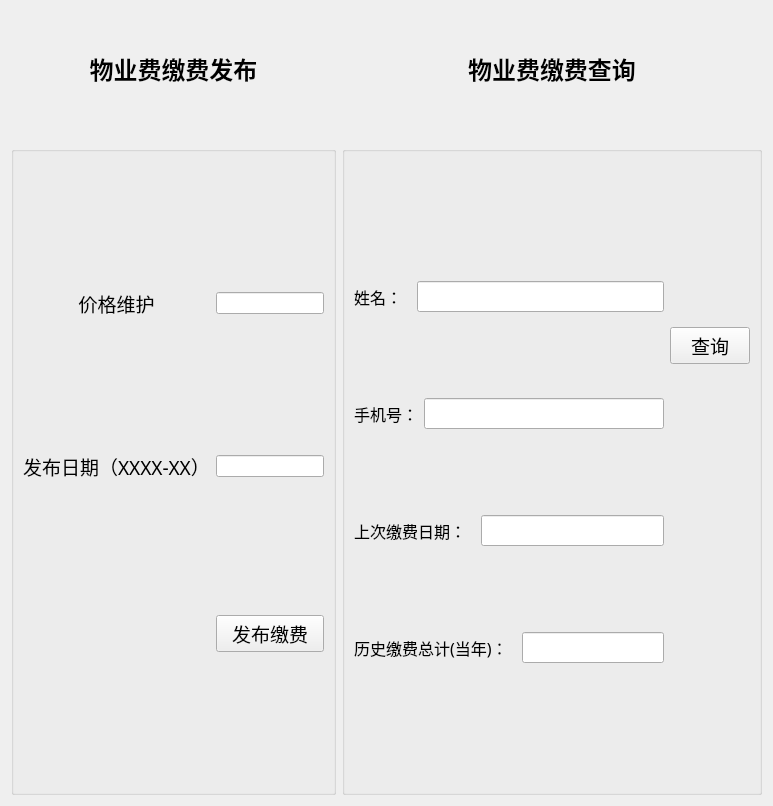
        <widget class="QWidget" name="tab_2">
         <attribute name="title">
          <string>物业收费管理</string>
         </attribute>
         <layout class="QGridLayout" name="gridLayout_3">
          <item row="1" column="1">
           <widget class="QGroupBox" name="groupBox_8">
            <property name="title">
             <string/>
            </property>
            <layout class="QGridLayout" name="gridLayout_11">
             <item row="1" column="0">
              <layout class="QHBoxLayout" name="horizontalLayout_12">
               <item>
                <layout class="QVBoxLayout" name="verticalLayout_3">
                 <item>
                  <spacer name="verticalSpacer_43">
                   <property name="orientation">
                    <enum>Qt::Vertical</enum>
                   </property>
                   <property name="sizeHint" stdset="0">
                    <size>
                     <width>20</width>
                     <height>40</height>
                    </size>
                   </property>
                  </spacer>
                 </item>
                 <item>
                  <spacer name="verticalSpacer_14">
                   <property name="orientation">
                    <enum>Qt::Vertical</enum>
                   </property>
                   <property name="sizeHint" stdset="0">
                    <size>
                     <width>20</width>
                     <height>40</height>
                    </size>
                   </property>
                  </spacer>
                 </item>
                 <item>
                  <layout class="QHBoxLayout" name="horizontalLayout_10">
                   <item>
                    <widget class="QLabel" name="label_8">
                     <property name="font">
                      <font>
                       <family>Agency FB</family>
                       <pointsize>12</pointsize>
                      </font>
                     </property>
                     <property name="text">
                      <string>姓名：  </string>
                     </property>
                    </widget>
                   </item>
                   <item>
                    <widget class="QLineEdit" name="nameEdit_11">
                     <property name="font">
                      <font>
                       <family>Agency FB</family>
                       <pointsize>12</pointsize>
                      </font>
                     </property>
                    </widget>
                   </item>
                  </layout>
                 </item>
                 <item>
                  <spacer name="verticalSpacer_13">
                   <property name="orientation">
                    <enum>Qt::Vertical</enum>
                   </property>
                   <property name="sizeHint" stdset="0">
                    <size>
                     <width>20</width>
                     <height>40</height>
                    </size>
                   </property>
                  </spacer>
                 </item>
                 <item>
                  <spacer name="verticalSpacer_56">
                   <property name="orientation">
                    <enum>Qt::Vertical</enum>
                   </property>
                   <property name="sizeHint" stdset="0">
                    <size>
                     <width>20</width>
                     <height>40</height>
                    </size>
                   </property>
                  </spacer>
                 </item>
                 <item>
                  <layout class="QHBoxLayout" name="horizontalLayout_8">
                   <item>
                    <widget class="QLabel" name="label_6">
                     <property name="font">
                      <font>
                       <family>Agency FB</family>
                       <pointsize>12</pointsize>
                      </font>
                     </property>
                     <property name="text">
                      <string>手机号：</string>
                     </property>
                    </widget>
                   </item>
                   <item>
                    <widget class="QLineEdit" name="phoneEdit_11">
                     <property name="font">
                      <font>
                       <family>Agency FB</family>
                       <pointsize>12</pointsize>
                      </font>
                     </property>
                    </widget>
                   </item>
                  </layout>
                 </item>
                 <item>
                  <spacer name="verticalSpacer_12">
                   <property name="orientation">
                    <enum>Qt::Vertical</enum>
                   </property>
                   <property name="sizeHint" stdset="0">
                    <size>
                     <width>20</width>
                     <height>40</height>
                    </size>
                   </property>
                  </spacer>
                 </item>
                 <item>
                  <spacer name="verticalSpacer_55">
                   <property name="orientation">
                    <enum>Qt::Vertical</enum>
                   </property>
                   <property name="sizeHint" stdset="0">
                    <size>
                     <width>20</width>
                     <height>40</height>
                    </size>
                   </property>
                  </spacer>
                 </item>
                 <item>
                  <layout class="QHBoxLayout" name="horizontalLayout_11">
                   <item>
                    <widget class="QLabel" name="label_9">
                     <property name="font">
                      <font>
                       <family>Agency FB</family>
                       <pointsize>12</pointsize>
                      </font>
                     </property>
                     <property name="text">
                      <string>上次缴费日期：  </string>
                     </property>
                    </widget>
                   </item>
                   <item>
                    <widget class="QLineEdit" name="recentPaymentLabel">
                     <property name="font">
                      <font>
                       <family>Agency FB</family>
                       <pointsize>12</pointsize>
                      </font>
                     </property>
                    </widget>
                   </item>
                  </layout>
                 </item>
                 <item>
                  <spacer name="verticalSpacer_54">
                   <property name="orientation">
                    <enum>Qt::Vertical</enum>
                   </property>
                   <property name="sizeHint" stdset="0">
                    <size>
                     <width>20</width>
                     <height>40</height>
                    </size>
                   </property>
                  </spacer>
                 </item>
                 <item>
                  <spacer name="verticalSpacer_11">
                   <property name="orientation">
                    <enum>Qt::Vertical</enum>
                   </property>
                   <property name="sizeHint" stdset="0">
                    <size>
                     <width>20</width>
                     <height>40</height>
                    </size>
                   </property>
                  </spacer>
                 </item>
                 <item>
                  <layout class="QHBoxLayout" name="horizontalLayout_9">
                   <item>
                    <widget class="QLabel" name="label_7">
                     <property name="font">
                      <font>
                       <family>Agency FB</family>
                       <pointsize>12</pointsize>
                      </font>
                     </property>
                     <property name="text">
                      <string>历史缴费总计(当年)：  </string>
                     </property>
                    </widget>
                   </item>
                   <item>
                    <widget class="QLineEdit" name="totalFeeLabel">
                     <property name="font">
                      <font>
                       <family>Agency FB</family>
                       <pointsize>12</pointsize>
                      </font>
                     </property>
                    </widget>
                   </item>
                  </layout>
                 </item>
                 <item>
                  <spacer name="verticalSpacer_10">
                   <property name="orientation">
                    <enum>Qt::Vertical</enum>
                   </property>
                   <property name="sizeHint" stdset="0">
                    <size>
                     <width>20</width>
                     <height>40</height>
                    </size>
                   </property>
                  </spacer>
                 </item>
                 <item>
                  <spacer name="verticalSpacer_44">
                   <property name="orientation">
                    <enum>Qt::Vertical</enum>
                   </property>
                   <property name="sizeHint" stdset="0">
                    <size>
                     <width>20</width>
                     <height>40</height>
                    </size>
                   </property>
                  </spacer>
                 </item>
                </layout>
               </item>
               <item>
                <layout class="QVBoxLayout" name="verticalLayout_4">
                 <item>
                  <spacer name="verticalSpacer_45">
                   <property name="orientation">
                    <enum>Qt::Vertical</enum>
                   </property>
                   <property name="sizeHint" stdset="0">
                    <size>
                     <width>20</width>
                     <height>40</height>
                    </size>
                   </property>
                  </spacer>
                 </item>
                 <item>
                  <widget class="QPushButton" name="queryPropertyFeeButton">
                   <property name="font">
                    <font>
                     <family>Agency FB</family>
                     <pointsize>14</pointsize>
                    </font>
                   </property>
                   <property name="text">
                    <string>查询</string>
                   </property>
                  </widget>
                 </item>
                 <item>
                  <spacer name="verticalSpacer_57">
                   <property name="orientation">
                    <enum>Qt::Vertical</enum>
                   </property>
                   <property name="sizeHint" stdset="0">
                    <size>
                     <width>20</width>
                     <height>40</height>
                    </size>
                   </property>
                  </spacer>
                 </item>
                 <item>
                  <spacer name="verticalSpacer_46">
                   <property name="orientation">
                    <enum>Qt::Vertical</enum>
                   </property>
                   <property name="sizeHint" stdset="0">
                    <size>
                     <width>20</width>
                     <height>40</height>
                    </size>
                   </property>
                  </spacer>
                 </item>
                 <item>
                  <spacer name="verticalSpacer_15">
                   <property name="orientation">
                    <enum>Qt::Vertical</enum>
                   </property>
                   <property name="sizeHint" stdset="0">
                    <size>
                     <width>20</width>
                     <height>40</height>
                    </size>
                   </property>
                  </spacer>
                 </item>
                </layout>
               </item>
              </layout>
             </item>
             <item row="2" column="0">
              <spacer name="verticalSpacer_16">
               <property name="orientation">
                <enum>Qt::Vertical</enum>
               </property>
               <property name="sizeHint" stdset="0">
                <size>
                 <width>20</width>
                 <height>40</height>
                </size>
               </property>
              </spacer>
             </item>
             <item row="0" column="0">
              <spacer name="verticalSpacer_17">
               <property name="orientation">
                <enum>Qt::Vertical</enum>
               </property>
               <property name="sizeHint" stdset="0">
                <size>
                 <width>20</width>
                 <height>40</height>
                </size>
               </property>
              </spacer>
             </item>
            </layout>
           </widget>
          </item>
          <item row="0" column="0">
           <widget class="QLabel" name="label_28">
            <property name="minimumSize">
             <size>
              <width>32</width>
              <height>0</height>
             </size>
            </property>
            <property name="maximumSize">
             <size>
              <width>16777215</width>
              <height>16453453</height>
             </size>
            </property>
            <property name="baseSize">
             <size>
              <width>2</width>
              <height>140</height>
             </size>
            </property>
            <property name="text">
             <string>&lt;html&gt;&lt;head/&gt;&lt;body&gt;&lt;p align=&quot;center&quot;&gt;&lt;br/&gt;&lt;/p&gt;&lt;p align=&quot;center&quot;&gt;&lt;span style=&quot; font-size:18pt; font-weight:600; color:#000000;&quot;&gt;物业费缴费发布&lt;/span&gt;&lt;/p&gt;&lt;p align=&quot;center&quot;&gt;&lt;span style=&quot; font-size:18pt;&quot;&gt;&lt;br/&gt;&lt;/span&gt;&lt;/p&gt;&lt;/body&gt;&lt;/html&gt;</string>
            </property>
           </widget>
          </item>
          <item row="0" column="1">
           <widget class="QLabel" name="label_31">
            <property name="minimumSize">
             <size>
              <width>32</width>
              <height>0</height>
             </size>
            </property>
            <property name="maximumSize">
             <size>
              <width>16777215</width>
              <height>1263343</height>
             </size>
            </property>
            <property name="baseSize">
             <size>
              <width>2</width>
              <height>140</height>
             </size>
            </property>
            <property name="text">
             <string>&lt;html&gt;&lt;head/&gt;&lt;body&gt;&lt;p align=&quot;center&quot;&gt;&lt;br/&gt;&lt;/p&gt;&lt;p align=&quot;center&quot;&gt;&lt;span style=&quot; font-size:18pt; font-weight:600; color:#000000;&quot;&gt;物业费缴费查询&lt;/span&gt;&lt;/p&gt;&lt;p align=&quot;center&quot;&gt;&lt;span style=&quot; font-size:18pt;&quot;&gt;&lt;br/&gt;&lt;/span&gt;&lt;/p&gt;&lt;/body&gt;&lt;/html&gt;</string>
            </property>
           </widget>
          </item>
          <item row="1" column="0">
           <widget class="QGroupBox" name="groupBox_7">
            <property name="title">
             <string/>
            </property>
            <layout class="QGridLayout" name="gridLayout_15">
             <item row="4" column="1">
              <widget class="QPushButton" name="propertyFeeSubmitBtn">
               <property name="font">
                <font>
                 <family>Agency FB</family>
                 <pointsize>14</pointsize>
                </font>
               </property>
               <property name="text">
                <string>发布缴费</string>
               </property>
              </widget>
             </item>
             <item row="2" column="0">
              <widget class="QLabel" name="label_29">
               <property name="font">
                <font>
                 <family>Agency FB</family>
                 <pointsize>14</pointsize>
                </font>
               </property>
               <property name="text">
                <string>&lt;html&gt;&lt;head/&gt;&lt;body&gt;&lt;p align=&quot;center&quot;&gt;价格维护&lt;/p&gt;&lt;/body&gt;&lt;/html&gt;</string>
               </property>
              </widget>
             </item>
             <item row="3" column="1">
              <widget class="QLineEdit" name="dateEdit"/>
             </item>
             <item row="2" column="1">
              <widget class="QLineEdit" name="priceEdit"/>
             </item>
             <item row="3" column="0">
              <widget class="QLabel" name="label_30">
               <property name="font">
                <font>
                 <family>Agency FB</family>
                 <pointsize>14</pointsize>
                </font>
               </property>
               <property name="text">
                <string>&lt;html&gt;&lt;head/&gt;&lt;body&gt;&lt;p&gt;发布日期（XXXX-XX）&lt;/p&gt;&lt;/body&gt;&lt;/html&gt;</string>
               </property>
              </widget>
             </item>
            </layout>
           </widget>
          </item>
         </layout>
        </widget>
